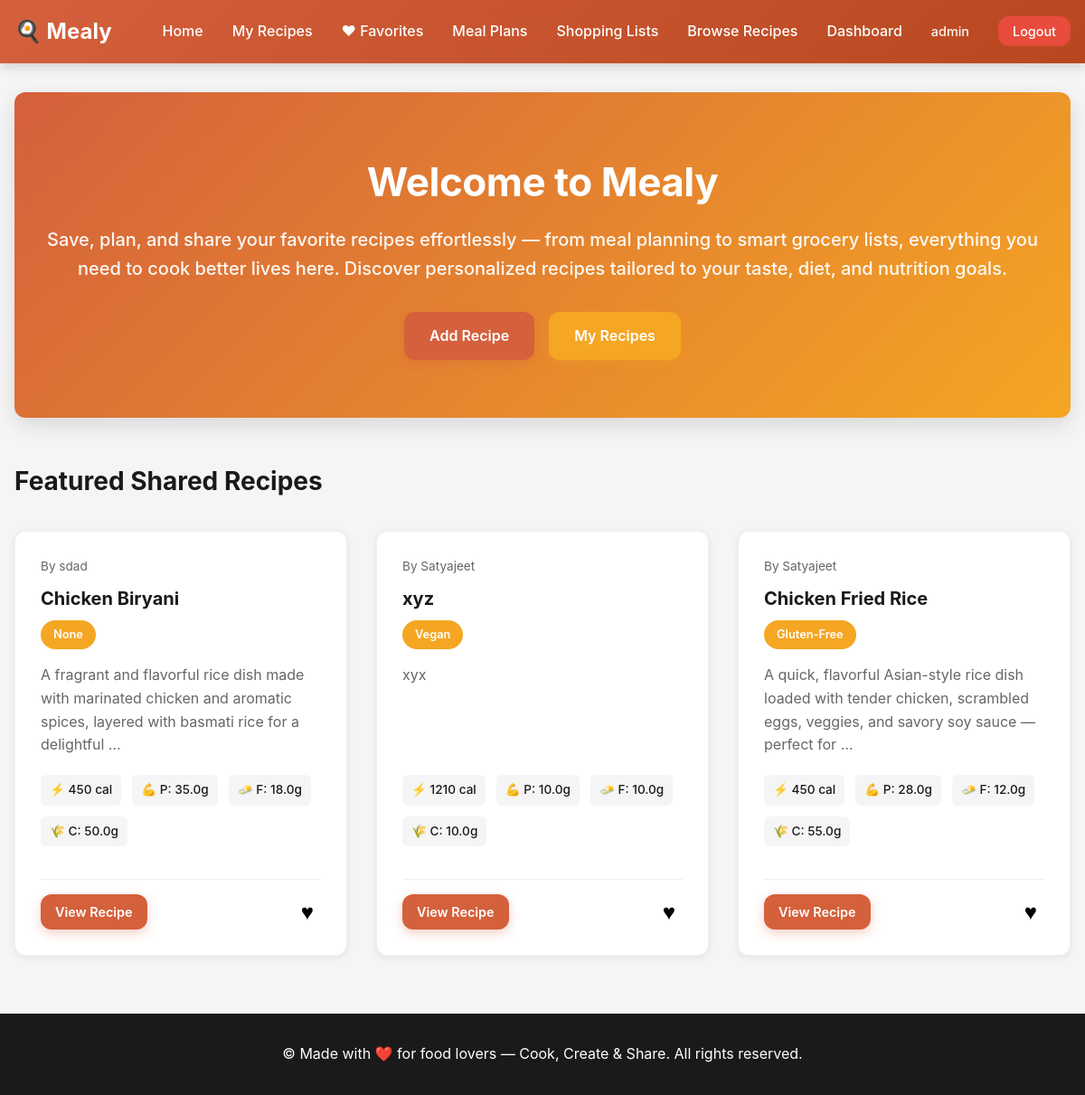
The app's page / (signed in) with its own data.
### recipes/models.py (models this page shows, shortened)
class Recipe(models.Model):
    DIETARY_CHOICES = [
        ('none', 'None'),
        ('vegan', 'Vegan'),
        ('vegetarian', 'Vegetarian'),
        ('gluten_free', 'Gluten-Free'),
    ]
    user = models.ForeignKey(User, on_delete=models.CASCADE, related_name='recipes')
    title = models.CharField(max_length=255)
    description = models.TextField()
    ingredients = models.TextField()  # Stored as comma-separated or newline-separated
    instructions = models.TextField()
    calories = models.IntegerField(validators=[MinValueValidator(0)])
    protein = models.FloatField(validators=[MinValueValidator(0)])  # in grams
    fat = models.FloatField(validators=[MinValueValidator(0)])  # in grams
    carbs = models.FloatField(validators=[MinValueValidator(0)])  # in grams
    dietary_type = models.CharField(max_length=20, choices=DIETARY_CHOICES, default='none')
    is_shared = models.BooleanField(default=False)
    created_at = models.DateTimeField(auto_now_add=True)
    updated_at = models.DateTimeField(auto_now=True)
    class Meta:
        ordering = ['-created_at']

### recipes/views.py (the view)
# urls.py: path('', views.home, name='home'),
def home(request):
    shared_recipes = Recipe.objects.filter(is_shared=True).order_by('-created_at')[:6]
    context = {
        'shared_recipes': shared_recipes,
    }
    return render(request, 'recipes/home.html', context)

### templates/recipes/home.html (shortened to what this page needs)
{% extends 'base.html' %}
{% block content %}
<div class="home-hero">
    <h1>Welcome to Mealy</h1>
    <p>Save, plan, and share your favorite recipes effortlessly — from meal planning to smart grocery lists, everything you need to cook better lives here.
Discover personalized recipes tailored to your taste, diet, and nutrition goals.</p>
    {% if not user.is_authenticated %}
        <div class="hero-buttons">
            <a href="{% url 'login' %}" class="btn btn-primary">Login</a>
            <a href="{% url 'register' %}" class="btn btn-secondary">Register</a>
        </div>
    {% else %}
        <div class="hero-buttons">
            <a href="{% url 'add_recipe' %}" class="btn btn-primary">Add Recipe</a>
            <a href="{% url 'my_recipes' %}" class="btn btn-secondary">My Recipes</a>
        </div>
    {% endif %}
</div>
<div class="shared-recipes-section">
    <h2>Featured Shared Recipes</h2>
    {% if shared_recipes %}
        <div class="recipe-grid">
            {% for recipe in shared_recipes %}
                <div class="recipe-card">
                    <div class="author">By {{ recipe.user.username }}</div>
                    <h3>{{ recipe.title }}</h3>
                    <p class="dietary-badge">{{ recipe.get_dietary_type_display }}</p>
                    <p class="recipe-description">{{ recipe.description|truncatewords:20 }}</p>
                    <div class="nutrition-info">
                        <span>⚡ {{ recipe.calories }} cal</span>
                        <span>💪 P: {{ recipe.protein }}g</span>
                        <span>🧈 F: {{ recipe.fat }}g</span>
                        <span>🌾 C: {{ recipe.carbs }}g</span>
                    </div>
                    <div class="recipe-footer">
                        <a href="{% url 'view_recipe' recipe.id %}" class="btn btn-small btn-primary">View Recipe</a>
                        {% if user.is_authenticated %}
                        <button onclick="document.forms['favorite-form-{{ recipe.id }}'].submit();" class="favorite-btn {% if recipe.id in user_favorites %}favorited{% endif %}">♥</button>
                        {% endif %}
                    </div>
                </div>
            {% endfor %}
        </div>
    {% else %}
        <p>No shared recipes yet. Be the first to share!</p>
    {% endif %}
</div>
{% endblock %}

### templates/base.html (shortened to what this page needs)
<!DOCTYPE html>
<html lang="en">
<head>
    <link rel="stylesheet" href="/static/style.css">
</head>
<body>
    <nav class="navbar">
        <div class="nav-container">
            <a href="{% url 'home' %}" class="logo">🍳 Mealy</a>
            <ul class="nav-menu">
                <li><a href="{% url 'home' %}">Home</a></li>
                {% if user.is_authenticated %}
                    <li><a href="{% url 'my_recipes' %}">My Recipes</a></li>
                    <li><a href="{% url 'favorite_recipes' %}">♥ Favorites</a></li>
                    <li><a href="{% url 'meal_plans' %}">Meal Plans</a></li>
                    <li><a href="{% url 'shopping_lists' %}">Shopping Lists</a></li>
                    <li><a href="{% url 'shared_recipes' %}">Browse Recipes</a></li>
                    <li><a href="{% url 'dashboard' %}">Dashboard</a></li>
                    <li><span class="username">{{ user.username }}</span></li>
                    <li><a href="{% url 'logout' %}" class="btn-logout">Logout</a></li>
                {% else %}
                    <li><a href="{% url 'login' %}" class="btn-login">Login</a></li>
                    <li><a href="{% url 'register' %}" class="btn-register">Register</a></li>
                {% endif %}
            </ul>
        </div>
    </nav>
    <div class="container">
        {% block content %}{% endblock %}
    </div>
    <footer class="footer">
        <p>&copy; Made with ❤️ for food lovers — Cook, Create & Share. All rights reserved.</p>
    </footer>
</body>
</html>

### static/style.css (style rules this page uses)
* { margin: 0; padding: 0; box-sizing: border-box; }
:root { --primary-color: #d4603c; --primary-dark: #b8471f; --secondary-color: #f5a623; --accent-color: #2d5016; --danger-color: #e74c3c; --success-color: #27ae60; --gray-50: #fafafa; --gray-100: #f5f5f5; --gray-200: #efefef; --gray-300: #ddd; --gray-600: #666; --gray-900: #1a1a1a; --text-color: #2c2c2c; --bg-color: #ffffff; --border-radius: 12px; }
body { font-family: -apple-system, BlinkMacSystemFont, "Segoe UI", "Roboto", sans-serif; line-height: 1.6; color: var(--text-color); background-color: var(--gray-100); }
.navbar { background: linear-gradient(135deg, var(--primary-color) 0%, var(--primary-dark) 100%); color: white; padding: 1rem 0; box-shadow: 0 4px 12px rgba(0, 0, 0, 0.15); position: sticky; top: 0; z-index: 100; }
.nav-container { max-width: 1200px; margin: 0 auto; padding: 0 1rem; display: flex; justify-content: space-between; align-items: center; }
.logo { font-size: 1.5rem; font-weight: bold; color: white; text-decoration: none; }
.nav-menu { display: flex; list-style: none; gap: 2rem; align-items: center; }
.nav-menu a { color: white; text-decoration: none; transition: opacity 0.3s; font-weight: 500; }
.username { font-size: 0.9rem; opacity: 0.95; font-weight: 500; }
.btn-login, .btn-logout, .btn-register { padding: 0.5rem 1rem; border-radius: var(--border-radius); font-size: 0.9rem; border: none; cursor: pointer; transition: all 0.3s; }
.btn-logout { background-color: var(--danger-color); }
.container { max-width: 1200px; margin: 2rem auto; padding: 0 1rem; min-height: calc(100vh - 200px); }
.home-hero { text-align: center; padding: 4rem 2rem; background: linear-gradient(135deg, var(--primary-color) 0%, var(--secondary-color) 100%); color: white; border-radius: var(--border-radius); margin-bottom: 3rem; box-shadow: 0 8px 24px rgba(0, 0, 0, 0.12); }
.home-hero h1 { font-size: 2.75rem; margin-bottom: 0.75rem; font-weight: 700; letter-spacing: -0.5px; }
.home-hero p { font-size: 1.25rem; margin-bottom: 2rem; opacity: 0.95; font-weight: 500; }
.hero-buttons { display: flex; gap: 1rem; justify-content: center; flex-wrap: wrap; }
.btn { padding: 0.875rem 1.75rem; border-radius: var(--border-radius); text-decoration: none; border: none; cursor: pointer; font-size: 1rem; transition: all 0.3s ease; display: inline-block; text-align: center; font-weight: 600; }
.btn-primary { background-color: var(--primary-color); color: white; box-shadow: 0 4px 12px rgba(212, 96, 60, 0.3); }
.btn-secondary { background-color: var(--secondary-color); color: white; box-shadow: 0 4px 12px rgba(245, 166, 35, 0.3); }
.btn-small { padding: 0.5rem 1rem; font-size: 0.9rem; }
.recipe-grid { display: grid; grid-template-columns: repeat(auto-fill, minmax(300px, 1fr)); gap: 2rem; margin-top: 2rem; }
.recipe-card { background: white; border-radius: var(--border-radius); padding: 1.75rem; box-shadow: 0 2px 8px rgba(0, 0, 0, 0.08); transition: all 0.4s ease; display: flex; flex-direction: column; border: 1px solid var(--gray-200); }
.recipe-card h3 { margin-bottom: 0.5rem; color: var(--gray-900); font-size: 1.25rem; font-weight: 700; }
.dietary-badge { display: inline-block; background-color: var(--secondary-color); color: white; padding: 0.375rem 0.875rem; border-radius: 20px; font-size: 0.8rem; margin-bottom: 1rem; width: fit-content; font-weight: 600; }
.recipe-description { color: var(--gray-600); margin-bottom: 1.25rem; flex-grow: 1; line-height: 1.6; }
.nutrition-info { display: flex; gap: 0.75rem; font-size: 0.85rem; margin-bottom: 1.25rem; flex-wrap: wrap; }
.nutrition-info span { background-color: var(--gray-100); padding: 0.375rem 0.625rem; border-radius: 6px; font-weight: 500; color: var(--gray-900); }
.author { font-size: 0.85rem; color: var(--gray-600); margin-bottom: 0.5rem; }
.recipe-footer { display: flex; justify-content: space-between; align-items: center; margin-top: 1rem; padding-top: 1rem; border-top: 1px solid var(--gray-200); }
.favorite-btn { background: none; border: none; font-size: 1.5rem; cursor: pointer; transition: all 0.2s; padding: 0.25rem 0.5rem; }
.shared-recipes-section { margin-top: 3rem; }
.shared-recipes-section h2 { color: var(--gray-900); margin-bottom: 2rem; font-size: 1.75rem; font-weight: 700; }
.footer { background: linear-gradient(135deg, var(--gray-900), var(--gray-900)); color: white; text-align: center; padding: 2rem; margin-top: 4rem; }

### records on screen
Recipe: user.username "sdad", title "Chicken Biryani", dietary_type "None", description "A fragrant and flavorful rice dish made with marinated chicken and aromatic spices, layered with basmati rice for a delightful …", calories "450", protein "35.0", fat "18.0", carbs "50.0"
Recipe: user.username "Satyajeet", title "xyz", dietary_type "Vegan", description "xyx", calories "1210", protein "10.0", fat "10.0", carbs "10.0"
Recipe: user.username "Satyajeet", title "Chicken Fried Rice", dietary_type "Gluten-Free", description "A quick, flavorful Asian-style rice dish loaded with tender chicken, scrambled eggs, veggies, and savory soy sauce — perfect for …", calories "450", protein "28.0", fat "12.0", carbs "55.0"

### other values on screen
{{ user.username }} "admin"
